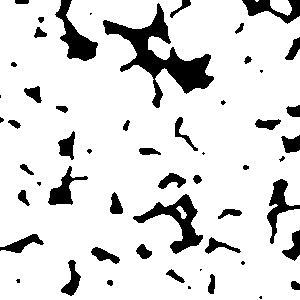
%> input picture Data/1.bmp, 300 x 300 px
$ octave main_STH_THC_THD_THE.m   (GNU Octave 9; MATLAB toolbox functions it lacks are replaced by stand-ins)
%> lines starting %> are read from the running program, lines starting %| are printed output that depends on the picture; in (x1, y1, x2, y2) boxes, pixels count from 0 and x2, y2 are one past the last pixel; in counts of white or black regions, pixels touching at a corner belong together; the program's own positions count from 1
clc;clear; close all;

%%%%%%%%%%%%%%% thermal physicl parameters%%%%%%%%%%%%%%%%
% INPUTS

A=imread('E:\1PHD\Paper\DRPP\1Chengxu\DRPCTS-software-package\Data\1.bmp');
%> A is the input picture: size 300x300 uint8; 86.5% white; 55 black regions (14 under 20 px), largest, box (x1, y1, x2, y2) and area: (103, 3, 214, 108) 3173, (133, 194, 203, 254) 1281, (55, 0, 98, 61) 1008
A=double(A);
    A1=A;
    A=imadjust(A,[0 1],[1 0]);

Resolution=8.68;
Number_of_categories=20;
% CALCULATIONS
if size(A,3)==3
A=im2bw(A,graythresh(A));
end
Conn=8;
[s1,s2]=size(A);
%> s1 = 300; s2 = 300
index11=find(A==1);
%> index11 = 12147 values from 96 to 89990
pporo=length(index11)/s1/s2*100;
%> pporo = 13.5
nnnn=length(index11);
%> nnnn = 12147
AA=A;
AA(index11)=100*rand(1,nnnn);
%> AA: size 300x300 double; min 0, max 99.99, mean 6.7

A=~bwmorph(A,'majority',10);
%> A: size 300x300 logical; 86.8% white; 45 black regions (4 under 20 px), largest, box (x1, y1, x2, y2) and area: (103, 5, 214, 108) 3167, (133, 194, 203, 254) 1278, (56, 0, 98, 61) 1002
Poro=sum(sum(~A))/(s1*s2)*100;
%> Poro = 13.21
D=-bwdist(A,'cityblock');
B=medfilt2(D,[3 3]);
B=watershed(B,Conn);
%> B: size 300x300 uint8; 75 distinct labels, from 0 to 74
Pr=zeros(s1,s2);

for I=1:s1
    for J=1:s2
        if A(I,J)==0 && B(I,J)~=0
            Pr(I,J)=1;
        end
    end
end
%> Pr: size 300x300 double; values 0 (black) and 1 (white), 13% white; 74 white regions (6 under 20 px), largest, box (x1, y1, x2, y2) and area: (165, 48, 214, 93) 1249, (60, 20, 98, 61) 811, (118, 24, 151, 49) 506
Pr=bwareaopen(Pr,9,Conn);
[Pr_L,Pr_n]=bwlabel(Pr,Conn);
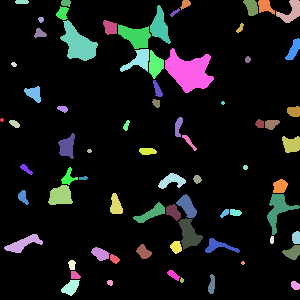
%> Pr_L: size 300x300 double; 74 distinct labels, from 0 to 73; one colour per label, 0 black
%> Pr_n = 73
V=zeros(Pr_n,1);
for I=1:s1
    for J=1:s2
        if Pr_L(I,J)~=0
            V(Pr_L(I,J))=V(Pr_L(I,J))+1;
        end
    end
end
%> after the loop, V = 73 values, max 1249 at index 39, min 12 at index 1, mean 159.6
R=Resolution.*(V./pi).^.5;
%> R = 73 values, max 173.1 at index 39, min 16.96 at index 1, mean 54.81

% CALCULATIONS
if size(A1,3)==3
A1=im2bw(A1,graythresh(A1));
end
Conn1=8;
[s11,s21]=size(A1);
%> s11 = 300; s21 = 300


A1=~bwmorph(A1,'majority',10);
%> A1: size 300x300 logical; 13.3% white; 50 white regions (9 under 20 px), largest, box (x1, y1, x2, y2) and area: (103, 5, 214, 108) 3167, (133, 194, 203, 254) 1278, (56, 0, 98, 61) 1006
D1=-bwdist(A1,'cityblock');
B1=medfilt2(D1,[3 3]);
B1=watershed(B1,Conn1);
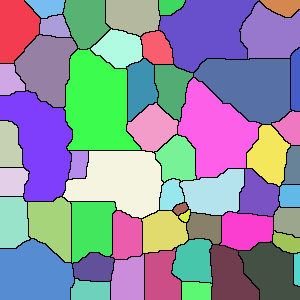
%> B1: size 300x300 uint8; 55 distinct labels, from 0 to 54; one colour per label, 0 black
Pr1=zeros(s11,s21);

for I1=1:s11
    for J1=1:s21
        if A1(I1,J1)==0 && B1(I1,J1)~=0
            Pr1(I1,J1)=1;
        end
    end
end
%> Pr1: size 300x300 double; values 0 (black) and 1 (white), 84.3% white; 4 black regions (3 under 20 px), largest, box (x1, y1, x2, y2) and area: (0, 0, 300, 300) 14128
Pr1=bwareaopen(Pr1,9,Conn1);
[Pr_L1,Pr_n1]=bwlabel(Pr1,Conn1);
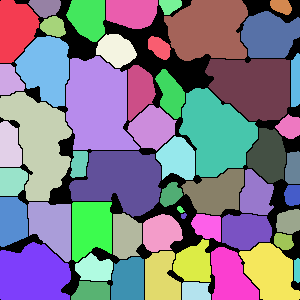
%> Pr_L1: size 300x300 double; 55 distinct labels, from 0 to 54; one colour per label, 0 black
%> Pr_n1 = 54
V1=zeros(Pr_n1,1);
for I1=1:s11
    for J1=1:s21
        if Pr_L1(I1,J1)~=0
            V1(Pr_L1(I1,J1))=V1(Pr_L1(I1,J1))+1;
        end
    end
end
%> after the loop, V1 = 54 values, max 5177 at index 13, min 27 at index 37, mean 1405
pormum=length(find(Pr_L>0));
%> pormum = 11649
porosity=double(pormum/s1/s2)*100;
%> porosity = 12.94

pormum1=length(find(Pr_L1>0));
%> pormum1 = 75869
porosity1=double(pormum1/s11/s21)*100;
%> porosity1 = 84.3

% % % %Outputs

per=332;
STH=0.95*(1-porosity/100);
%> STH = 0.827
THC=5.91*(1-porosity/100)+porosity/100*0.025;
%> THC = 5.15
THD=4.5*(1-porosity/100);
%> THD = 3.92
THE=12.6*(1-porosity/100);
%> THE = 10.97

NN=max(max(Pr_L));
%> NN = 73
PSTHimg=Pr_L;
PTHCimg=Pr_L;
PTHDimg=Pr_L;
PTHEimg=Pr_L;


NN1=max(max(Pr_L1));
%> NN1 = 54
GSTHimg=Pr_L1;
GTHCimg=Pr_L1;
GTHDimg=Pr_L1;
GTHEimg=Pr_L1;


for kk=1:NN
    index=find(Pr_L==kk);
    Por=double(length(index)/pormum);
%     PSTHimg(index)=Por*STH;
    PTHCimg(index)=Por*THC;
%     PTHDimg(index)=Por*THD;
%     PTHEimg(index)=Por*THE;
end
%> this loop made 73 passes
%> Por on passes 1 to 12: 0.00103, 0.0275, 0.00498, 0.00189, 0.00446, 0.00816, 0.00532, 0.0149, 0.00687, 0.00232, 0.032, 0.0101
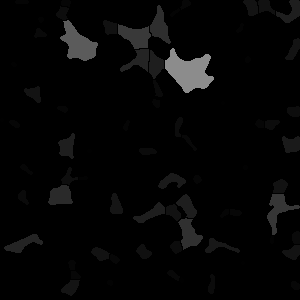
%> PTHCimg: size 300x300 double; 12.94% of pixels changed, all inside (x1, y1, x2, y2) = (0, 0, 300, 296)

for kk1=1:NN1
    index1=find(Pr_L1==kk1);
    Por1=double(length(index1)/pormum1);
    GSTHimg(index1)=Por1*STH;
    GTHCimg(index1)=Por1*THC;
    GTHDimg(index1)=Por1*THD;
    GTHEimg(index1)=Por1*THE;
end
%> this loop made 54 passes
%> Por1 on passes 1 to 12: 0.0243, 0.0075, 0.0587, 0.0113, 0.00899, 0.0159, 0.0445, 0.0351, 0.00565, 0.0248, 0.00519, 0.0166
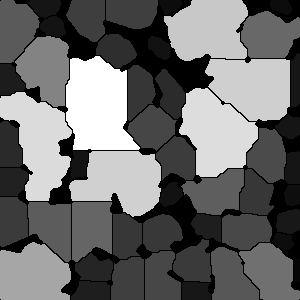
%> GSTHimg: size 300x300 double; min 0, max 0.0564, mean 0.0236; drawn with min black and max white
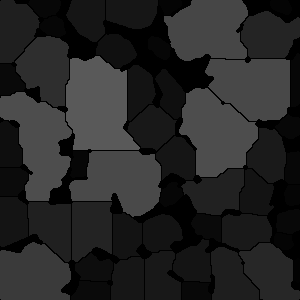
%> GTHCimg: size 300x300 double; min 0, max 0.351, mean 0.147

GPTHCimg=GTHCimg+PTHCimg;
GSTHimg(find(GSTHimg==0))=NaN;
%> GSTHimg: size 300x300 double; 15.7% of pixels changed, all inside (x1, y1, x2, y2) = (0, 0, 300, 300)
GPTHCimg(find(GPTHCimg==0))=NaN;
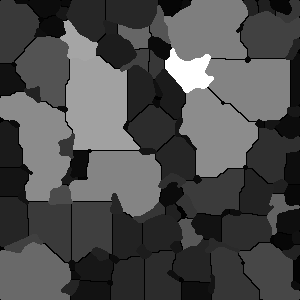
%> GPTHCimg: size 300x300 double; 2.76% of the values are NaN or infinite; the others: min 0.00183, max 0.552, mean 0.174; drawn with min black, max white, NaN and infinite black
GTHDimg(find(GTHDimg==0))=NaN;
%> GTHDimg: size 300x300 double; 15.7% of the values are NaN or infinite; the others: min 0.00139, max 0.267, mean 0.133
GTHEimg(find(GTHEimg==0))=NaN;
%> GTHEimg: size 300x300 double; 15.7% of the values are NaN or infinite; the others: min 0.0039, max 0.748, mean 0.371


%%%%%%%%% out put%%%%%%%%%%%%%


%
AD=GSTHimg;  % specific heat capacity
figure;
set(0,'defaultfigurecolor','w');
h=imagesc(AD);
set(h,'alphadata',~isnan(AD));
colormap hsv
c=colorbar;
digits(3);
%> (this line was passed over: digits is not available in this run)
c.FontSize=12;
grid on
shading interp


% %
AD1=GPTHCimg; %%%% themal conductivity
figure;
set(0,'defaultfigurecolor','w');
h=imagesc(AD1);
set(h,'alphadata',~isnan(AD1));
colormap hsv
c=colorbar;
digits(3);
%> (this line was passed over: digits is not available in this run)
c.FontSize=12;
grid on
shading interp


% %
AD2=GTHDimg;
set(0,'defaultfigurecolor','w');
h=imagesc(AD2);
set(h,'alphadata',~isnan(AD2));
colormap hsv
c=colorbar;
digits(3);
%> (this line was passed over: digits is not available in this run)
c.FontSize=12;
grid on
shading interp


AD3=GTHEimg;
figure;
set(0,'defaultfigurecolor','w');
h=imagesc(AD3);
set(h,'alphadata',~isnan(AD3));
colormap hsv
c=colorbar;
digits(3);
%> (this line was passed over: digits is not available in this run)
c.FontSize=12;
grid on
shading interp

$ run again, with Data/2.bmp copied over Data/1.bmp
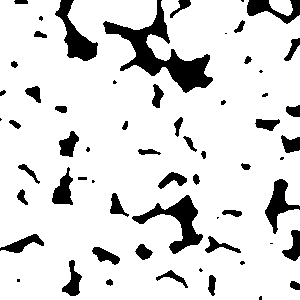
%> input picture Data/2.bmp, 300 x 300 px
%> A is the input picture: size 300x300 uint8; 86.5% white; 62 black regions (17 under 20 px), largest, box (x1, y1, x2, y2) and area: (103, 0, 213, 93) 2839, (132, 195, 203, 254) 1288, (55, 0, 98, 61) 1010
%> index11 = 12155 values from 93 to 89990
%> pporo = 13.51
%> nnnn = 12155
%> AA: size 300x300 double; min 0, max 99.99, mean 6.7
%> Poro = 13.12
%> Pr_L: size 300x300 double; 71 distinct labels, from 0 to 70
%> Pr_n = 70
%> after the loop `for I=1:s1`: V = 70 values, max 1177 at index 39, min 12 at index 11, mean 166.2
%> R = 70 values, max 168 at index 39, min 16.96 at index 11, mean 55.51
%> A1: size 300x300 logical; 13.2% white; 54 white regions (10 under 20 px), largest, box (x1, y1, x2, y2) and area: (103, 0, 213, 93) 2834, (132, 195, 203, 254) 1291, (55, 0, 98, 61) 1010
%> Pr_L1: size 300x300 double; 62 distinct labels, from 0 to 61
%> Pr_n1 = 61
%> after the loop `for I1=1:s11`: V1 = 61 values, max 4594 at index 16, min 42 at index 41, mean 1240.2
%> pormum = 11632
%> porosity = 12.92
%> pormum1 = 75652
%> porosity1 = 84.06
%> STH = 0.827
%> THC = 5.15
%> THD = 3.92
%> THE = 10.97
%> NN = 70
%> NN1 = 61
%> the loop `for kk=1:NN` made 70 passes
%> Por on passes 1 to 8: 0.00181, 0.0203, 0.00499, 0.00284, 0.00413, 0.00739, 0.00868, 0.0136
%> after the loop `for kk=1:NN`:
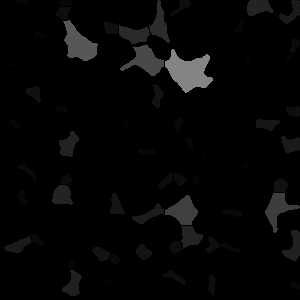
%> PTHCimg: size 300x300 double; min 0, max 0.521, mean 0.0228
%> the loop `for kk1=1:NN1` made 61 passes
%> Por1 on passes 1 to 8: 0.0247, 0.00282, 0.00853, 0.0103, 0.00952, 0.0157, 0.045, 0.039
%> `GPTHCimg(find(GPTHCimg==0))=NaN;`:
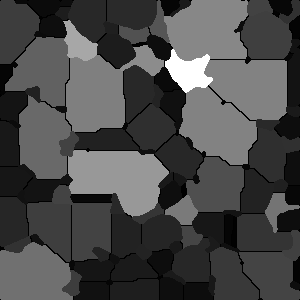
%> GPTHCimg: size 300x300 double; 3.02% of the values are NaN or infinite; the others: min 0.00286, max 0.521, mean 0.158; drawn with min black, max white, NaN and infinite black
